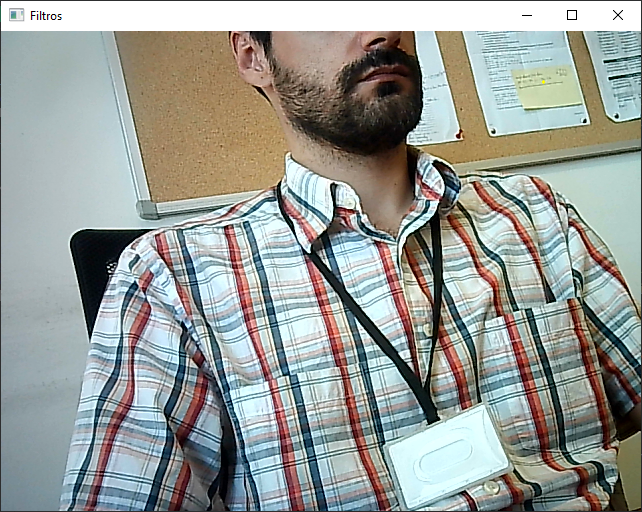
#> input picture Proyecto/Images/4_FILTER/filtros.PNG, 642 x 512 px, found by its file name
$ jupyter execute Ejercicio_4_FILTROS.ipynb
#> lines starting #> are read from the running program, lines starting #| are printed output that depends on the picture
# FILTROS #

###  Muestra el efecto de diferentes filtros sobre la imagen en vivo de la webcam. Selecciona con el teclado el filtro deseado y modifica sus posibles parámetros (p.ej. el nivel de suavizado) con las teclas o con trackbars. Aplica el filtro en un ROI para comparar el resultado con el resto de la imagen. ###

Para este ejercicio se han implementado una serie de filtros que se aplicaran sobre una sección de interés con el fin de que se aprecie la diferencia entre aplicarlo o no.

El programa cuenta con 7 filtros que veremos en este notebook, en el que también cuenta con un manual de uso y ejemplos de los resultados obtenidos.

## Manual de uso ##

El script programado se llama `4_FILTROS.py` y se ejecuta usando la cámara principal para capturar el entorno.

Por medio del ratón seremos capaces de determinar la región de interés y usando las teclas numéricas del teclado del 1 al 7 podremos alternar entre los diferentes filtros.

Una vez en cada filtro dispondremos (para aquellos que lo implementen) uno o varios parámetros a configurar. Para configurar los parámetros usaremos las teclas `m`, `n` o `b` en función a si tiene uno, dos o tres parámetros de configuración respectivamente.

- Pulsando `1`: Aplicamos el filtro Laplaciano
- Pulsando `2`: Aplicamos el filtro Gaussiano
    - Pulsando `m` cambiamos el valor de la desviación estándar del kernel
- Pulsando `3`: Aplicamos el filtro de la Mediana
    - Pulsando `m` cambiamos el valor del tamaño de la apertura lineal
- Pulsando `4`: Aplicamos el filtro Bilateral
    - Pulsando `m` cambiamos el valor del Diametro
    - Pulsando `n` cambiamos el valor del Sigma Color
    - Pulsando `b` cambiamos el valor del Sigma Space
- Pulsando `5`: Aplicamos el filtro Erosión
    - Pulsando `m` cambiamos el valor del tamaño del núcleo
- Pulsando `6`: Aplicamos el filtro Dilatación
    - Pulsando `m` cambiamos el valor del tamaño del núcleo
- Pulsando `7`: Aplicamos el filtro Black Hat
    - Pulsando `m` cambiamos el valor del tamaño del núcleo

## Convolución

### Laplaciano ###

El operador Laplaciano es la suma de las segundas derivadas respecto a cada variable:

$$\nabla^2 I = \frac{\partial^2 I}{\partial x^2} + \frac{\partial^2 I}{\partial y^2}$$

Su efecto es amplificar las frecuencias altas y por tanto su aplicación deja pasar las frecuencias altas.

[cell 1]
import cv2               as cv
import matplotlib.pyplot as plt
import numpy as np

original = cv.cvtColor( cv.imread("../Images/4_FILTER/filtros.png"), cv.COLOR_BGR2RGB)

[cell 2]
# aplicación del filtro
resultado = cv.Laplacian(original,-1)
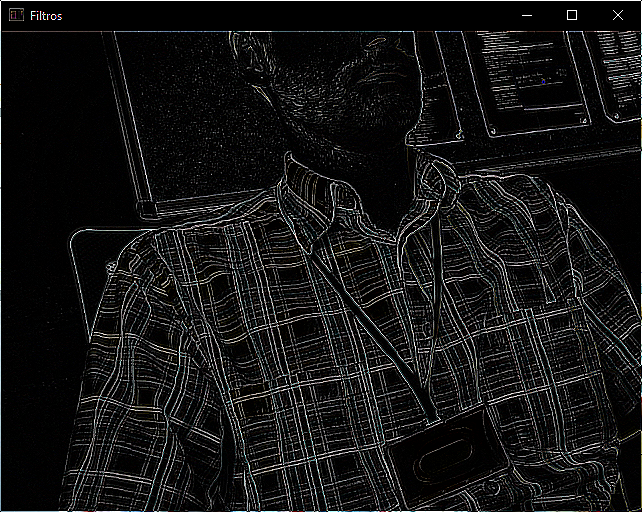
#> resultado: shape (512, 642, 3); mean R, G, B 20.6, 20.6, 20.5
plt.figure(figsize=(14,4))
plt.subplot(1,2,1); plt.imshow(original); plt.title('original')
plt.subplot(1,2,2); plt.imshow(resultado); plt.title('resultado')
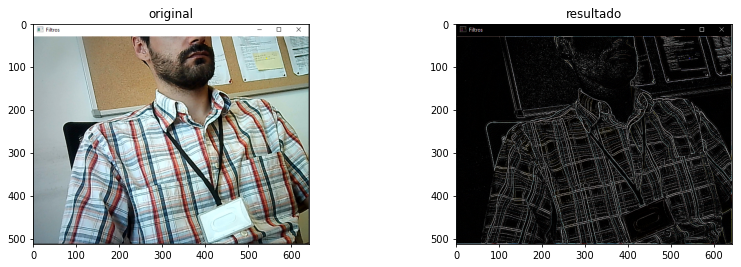
#> figure drawn by matplotlib, 2 panels

## Filtros de suavizado

### Gaussiano ###

Este filtro convoluciona la imagen de origen con el kernel gaussiano especificado. La configuración se realiza modificando el valor de la desviación estandar del kernel.

[cell 3]
# aplicación del filtro
resultado = cv.GaussianBlur(original, (0, 0), 5)
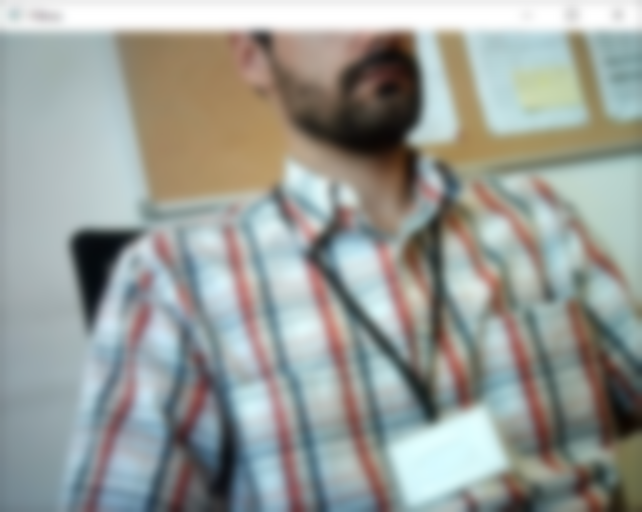
#> resultado: shape (512, 642, 3); mean R, G, B 152.7, 156.9, 152.2
plt.figure(figsize=(14,4))
plt.subplot(1,2,1); plt.imshow(original); plt.title('original')
plt.subplot(1,2,2); plt.imshow(resultado); plt.title('resultado')
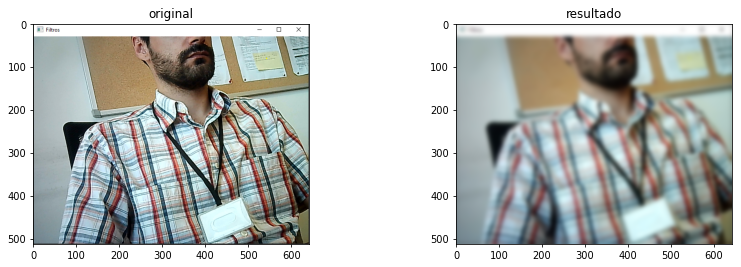
#> figure drawn by matplotlib, 2 panels

## Filtros no lineales

### Mediana ###

El filtro de mediana es no lineal siendo útil para eliminar ruido de "sal y pimienta", suavizando la imagen sin destruir los bordes.

[cell 4]
# aplicación del filtro
resultado = cv.medianBlur(original, 13)
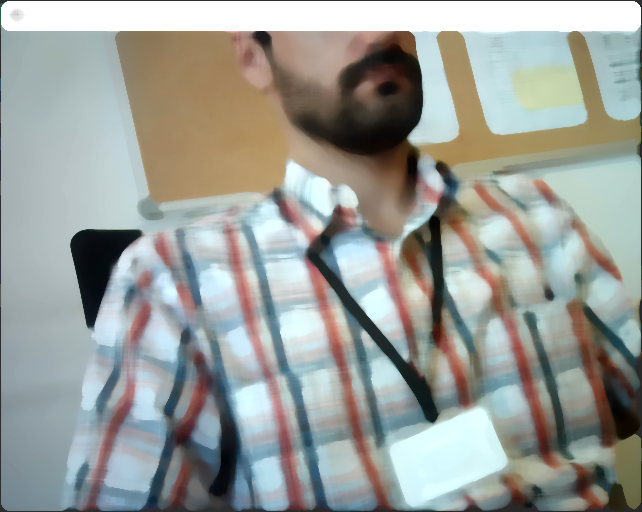
#> resultado: shape (512, 642, 3); mean R, G, B 154.4, 158.4, 153.5
plt.figure(figsize=(14,4))
plt.subplot(1,2,1); plt.imshow(original); plt.title('original')
plt.subplot(1,2,2); plt.imshow(resultado); plt.title('resultado')

### Bilateral ###

El filtro Bilateral es muy eficaz en la eliminación de ruido y mantiene los bordes nítidos. Pero el funcionamiento es más lento en comparación con otros filtros.

[cell 5]
# aplicación del filtro
resultado = cv.bilateralFilter(original, 15, 100, 10)
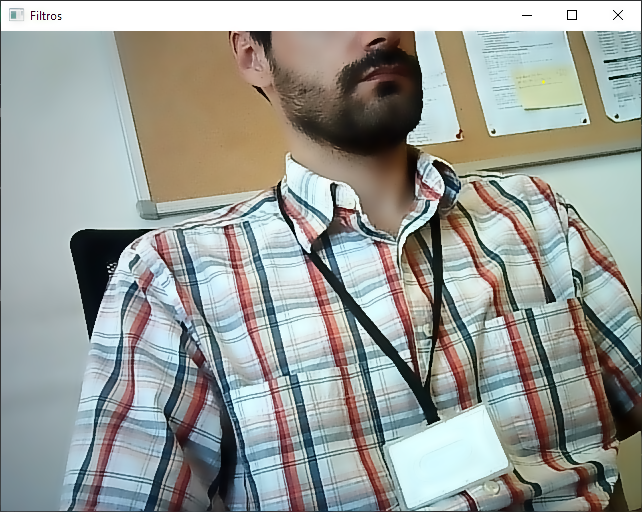
#> resultado: shape (512, 642, 3); mean R, G, B 152.7, 156.8, 152.1
plt.figure(figsize=(14,4))
plt.subplot(1,2,1); plt.imshow(original); plt.title('original')
plt.subplot(1,2,2); plt.imshow(resultado); plt.title('resultado')

## Filtros Morfológicos

### Erosión ###

Se ha querido ampliar la galería de filtros con los filtros morfológicos[1](https://docs.opencv.org/master/d9/d61/tutorial_py_morphological_ops.html#gsc.tab=0). Las transformaciones morfológicas son algunas operaciones simples basadas en la forma de la imagen. Normalmente se realiza sobre imágenes binarias.

La idea básica de la erosión es como la erosión del suelo solamente, erosiona los límites del objeto en primer plano

[cell 6]
# aplicación del filtro
kernel = np.ones((5, 5), np.uint8)
resultado = cv.erode(original, kernel, iterations=1)
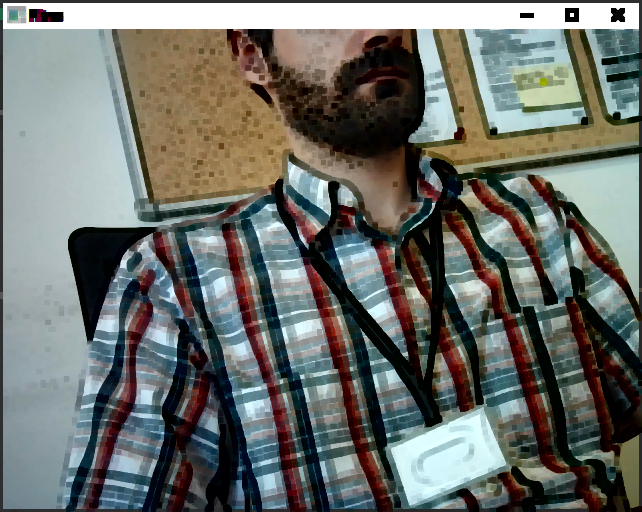
#> resultado: shape (512, 642, 3); mean R, G, B 108.3, 111.6, 106.8
plt.figure(figsize=(14,4))
plt.subplot(1,2,1); plt.imshow(original); plt.title('original')
plt.subplot(1,2,2); plt.imshow(resultado); plt.title('resultado')

### Dilatación

Es justo lo opuesto a la erosión. Aquí, un elemento de píxel es '1' si al menos un píxel debajo del núcleo es '1'. Por lo tanto, aumenta la región blanca en la imagen o aumenta el tamaño del objeto en primer plano.

[cell 7]
# aplicación del filtro
kernel = np.ones((5, 5), np.uint8)
resultado = cv.dilate(original, kernel, iterations=1)
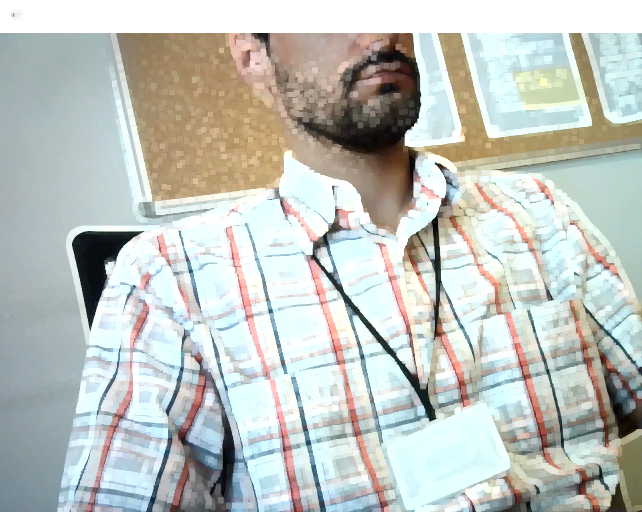
#> resultado: shape (512, 642, 3); mean R, G, B 191.6, 196.1, 191.2
plt.figure(figsize=(14,4))
plt.subplot(1,2,1); plt.imshow(original); plt.title('original')
plt.subplot(1,2,2); plt.imshow(resultado); plt.title('resultado')

### Black Hat

Es la diferencia entre el cierre de la imagen de entrada y la imagen de entrada. Obtiuene un efecto similar al filtro Laplaciano pero funciona de diferente manera.

[cell 8]
# aplicación del filtro
kernel = np.ones((5, 5), np.uint8)
resultado = cv.morphologyEx(original, cv.MORPH_BLACKHAT, kernel)
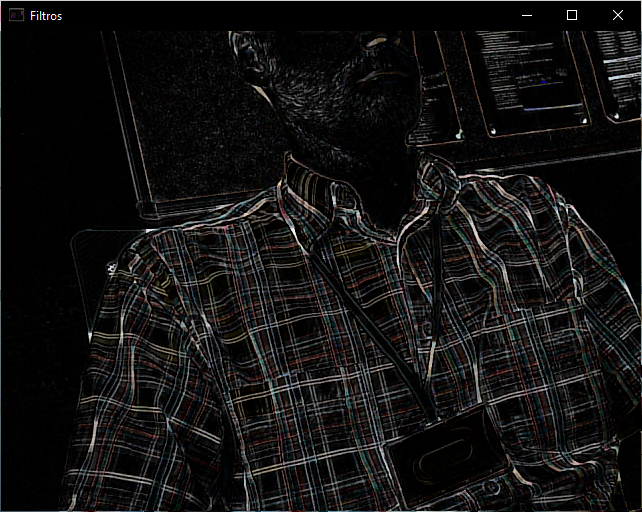
#> resultado: shape (512, 642, 3); mean R, G, B 19.3, 18.5, 18.3
plt.figure(figsize=(14,4))
plt.subplot(1,2,1); plt.imshow(original); plt.title('original')
plt.subplot(1,2,2); plt.imshow(resultado); plt.title('resultado')
